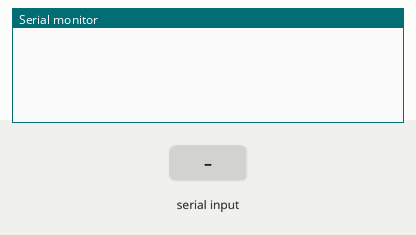
Bench run of a sketch on a simulated Arduino Mega 2560, built with avr-gcc and run on an emulated ATmega2560. Shown: the last lines printed to the serial monitor. The test bench sets the inputs (shaded band).

Above: at 1.2 s.
1.3 s: "T90\n" received over the second serial link
At 1.9 s:
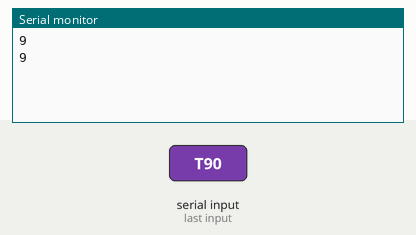
2.8 s: "T,45\n" received over the second serial link
At 4.2 s:
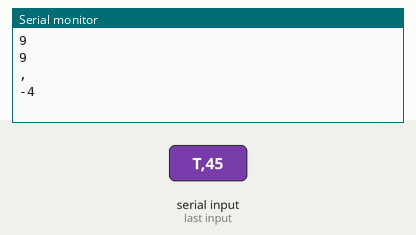

The sketch:

Sensores.ino
```cpp
int analog_pins[] = {A0,A1,A2,A3,A4,A5,A6,A7,A8};
int input_pins[] = {22,23,24,25,26,27,28,29,30};

// 34 en proteus
#define TEMPERATURA_PELIGOROSA 69


void setup(){
    Serial3.begin(9600);
    Serial.begin(9600);
    for(uint8_t i = 0; i<9;i++){
        pinMode(input_pins[i],INPUT_PULLUP);
    }
}

char solicitud[2];
void loop(){
    if (Serial3.available()) {
        Serial3.readBytes(solicitud, 2);
        switch(solicitud[0]){
            case 'T':{
                int pin = solicitud[1] - '0';
                Serial.println(solicitud[1]);
                Serial.println(pin);
                if(analogRead(pin) >= TEMPERATURA_PELIGOROSA){
                    Serial3.print('1');
                }else{
                    Serial3.print('0');
                }
                break;
            }
            case 'B':{
                int pin = solicitud[1] - '0';
                if(digitalRead(input_pins[pin]) == HIGH){
                    Serial3.print('1');
                }else{
                    Serial3.print('0');
                }
                break;
            }
        }
    }


}
```

Measured:
- after the input at 1.3 s, the serial monitor: prints a new line at once (image 1)
- after the input at 2.8 s, the serial monitor: prints a new line at once (image 2)
